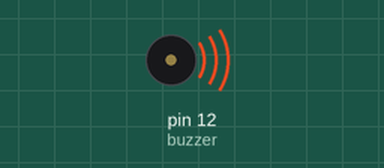
The sketch below on a simulated Arduino Uno, built with avr-gcc and run on an emulated ATmega328P. On the bench: buzzer (waves = sounding).

Above: at 0.1 s.
At 4.2 s:
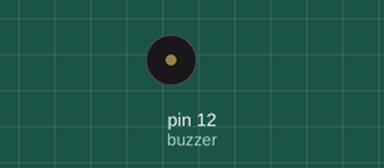
Timing chart, 0 to 5.7 s (numbered marks = the images above):
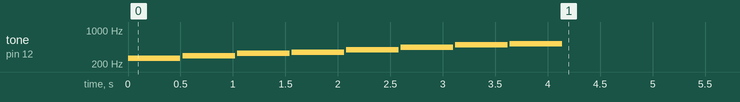

The sketch:

Buzzer.ino
```cpp
#define buzzer 12

int nota = 8;
int C = 262;
int D = 294;
int E = 330;
int F = 349;
int G = 392;
int A = 440;
int B = 494;
int C_ = 523;
int notalar[] = {C, D, E, F, G, A, B, C_};

void setup()
{
  for (int i = 0; i < nota; i++)
  {
    tone(buzzer, notalar[i]);
    delay(500);
    noTone(buzzer);
    delay(20);
  }
  noTone(buzzer);
}

void loop()
{
}
```
